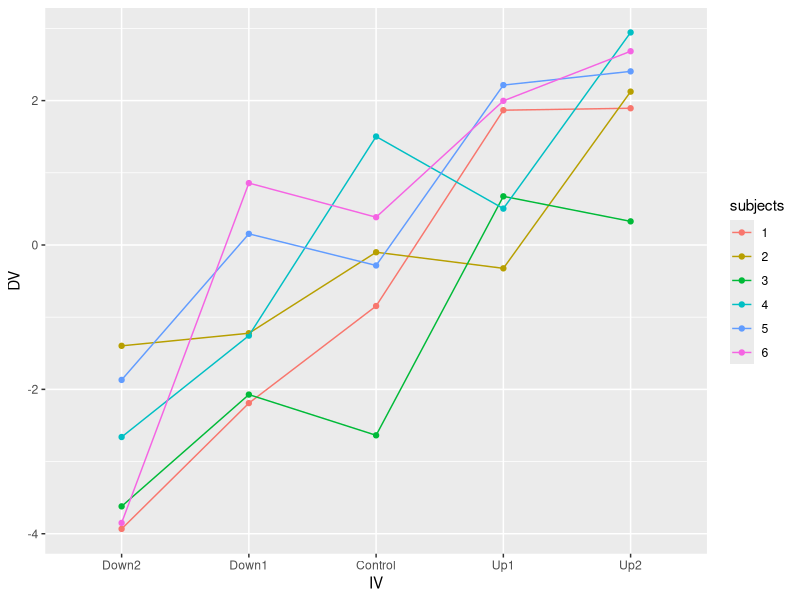

Write R code to recreate this figure. (Note: this script raises an error after producing the figure.)
## ---- chunk 1
knitr::opts_chunk$set(echo = TRUE)
## ---- chunk 2
library(tibble)
library(dplyr)
library(ggplot2)

sim_data<-tibble(
  subjects=rep(1:6,each=5),
  IV=rep(c("Down2","Down1","Control","Up1","Up2"),times=6),
  DV=rnorm(5*6,c(-2,-1,0,1,2),1)
  )%>%
    mutate(DV = DV+rep(rnorm(6,0,1),each=5))

sim_data$IV<-factor(sim_data$IV,
                    levels=c("Down2","Down1","Control","Up1","Up2"))

sim_data$subjects<-as.factor(sim_data$subjects)

ggplot(sim_data, aes(x=IV, y=DV, group=subjects, color=subjects))+
  geom_point()+
  geom_line()
                 
## ---- chunk 3
p_value<-c()

for (i in 1:1000){
  
  sim_data<-tibble(
    subjects=rep(1:6,each=5),
    IV=rep(c("Down2","Down1","Control","Up1","Up2"),times=6),
    DV=rnorm(5*6,c(-.2,-.1,0,.1,.2),1)
  )%>%
    mutate(DV = DV+rep(rnorm(6,0,1),each=5))

  sim_data$IV<-factor(sim_data$IV,
                      levels=c("Down2","Down1","Control","Up1","Up2"))

  sim_data$subjects<-as.factor(sim_data$subjects)
  
  aov_out<-summary(aov(DV~IV + Error(subjects),sim_data))

  p_value[i]<-aov_out[2]$`Error: Within`[[1]]$`Pr(>F)`[1] 
}

#get proportion of p values less than .05
length(p_value[p_value<.05])/1000
## ---- chunk 4
godden_baddeley <- tribble(~Subjects,~LearningPlace,~TestingPlace,~Recall,
        "s1","On Land","On Land",34,
        "s2","On Land","On Land",37,
        "s3","On Land","On Land",27,
        "s4","On Land","On Land",43,
        "s5","On Land","On Land",44,
        "s1","On Land","Under Sea",18,
        "s2","On Land","Under Sea",21,
        "s3","On Land","Under Sea",25,
        "s4","On Land","Under Sea",37,
        "s5","On Land","Under Sea",34,
        "s1","Under Sea","On Land",14,
        "s2","Under Sea","On Land",21,
        "s3","Under Sea","On Land",31,
        "s4","Under Sea","On Land",27,
        "s5","Under Sea","On Land",32,
        "s1","Under Sea","Under Sea",22,
        "s2","Under Sea","Under Sea",25,
        "s3","Under Sea","Under Sea",33,
        "s4","Under Sea","Under Sea",33,
        "s5","Under Sea","Under Sea",42
        )

# convert IVs to factors
godden_baddeley <- godden_baddeley %>%
  mutate(Subjects = as.factor(Subjects),
         LearningPlace = as.factor(LearningPlace),
         TestingPlace = as.factor(TestingPlace))


####one-sample t test solutions

##Main effect of Learning Place
#sort out the Learning Place means
learning_place_means<-godden_baddeley%>%
    group_by(Subjects,LearningPlace)%>%
    summarize(mean_recall=mean(Recall))

#paired-sample t test 
t.test(mean_recall~LearningPlace,
       paired=TRUE,
       data=learning_place_means)


##Main effect of Testing Place 
#sort out the main effect of Testing Place
testing_place_means<-godden_baddeley%>%
  group_by(Subjects,TestingPlace)%>%
  summarize(mean_recall=mean(Recall))

#sort out the Testing Place means
Testing_land<-testing_place_means%>%
  filter(TestingPlace=="On Land")%>%
  select(mean_recall)

Testing_sea<-testing_place_means%>%
  filter(TestingPlace=="Under Sea")%>%
  select(mean_recall)

#one sample t test 
t.test(Testing_land$mean_recall -
       Testing_sea$mean_recall,
       mu=0)


##Interaction solution
#the effect of testing On Land for learning On Land
LL <- godden_baddeley%>%
        filter(LearningPlace=="On Land",
               TestingPlace=="On Land")%>%
        pull(Recall)

LS<-godden_baddeley%>%
        filter(LearningPlace=="On Land",
               TestingPlace=="Under Sea")%>%
        pull(Recall)


#the effect of testing On Land for learning Under Sea
SL<-godden_baddeley%>%
        filter(LearningPlace=="Under Sea",
               TestingPlace=="On Land")%>%
        pull(Recall)

SS <- godden_baddeley%>%
        filter(LearningPlace=="Under Sea",
               TestingPlace=="Under Sea")%>%
        pull(Recall)


#single sample t test 
t.test((LL - LS)-(SL - SS), mu=0)
## ---- chunk 5
sphericity <- tribble(~S, ~a1, ~a2, ~a3, ~a4,
        "s1",76,64,34,26,
        "s2",60,48,46,30,
        "s3",58,34,32,28,
        "s4",46,46,32,28,
        "s5",30,18,36,28
        )
## ---- chunk 6
library(tidyr)
library(dplyr)

#convert it into a long data and plot
sphericity<-pivot_longer(sphericity,
                         cols=!S,
                         names_to="IV",
                         values_to="DV")

sphericity<-sphericity%>%
  mutate(S=as.factor(S),
         IV=as.factor(IV))

ggplot(sphericity, aes(x=IV, 
                       y=DV, 
                       color=S,
                       group=S))+
  geom_point()+
  geom_line()

#Sphericity happens when there are uneven covariance between levels. In other words, each subject should should show similar effect across the levels.  Here, we do not see that there is a sphericity as the lines representing the results of each subject are very different--lines cross at different points or not parallel. 
## ---- chunk 7
sphericity <- tribble(~S, ~a1, ~a2, ~a3, ~a4,
        "s1",76,64,34,26,
        "s2",60,48,46,30,
        "s3",58,34,32,28,
        "s4",46,46,32,28,
        "s5",30,18,36,28
        )

sphericity<-pivot_longer(sphericity,
                         cols=!S,
                         names_to="IV",
                         values_to="DV")

ggplot(sphericity, aes(x=IV, 
                       y=DV, 
                       color=S,
                       group=S))+
  geom_point()+
  geom_line()

